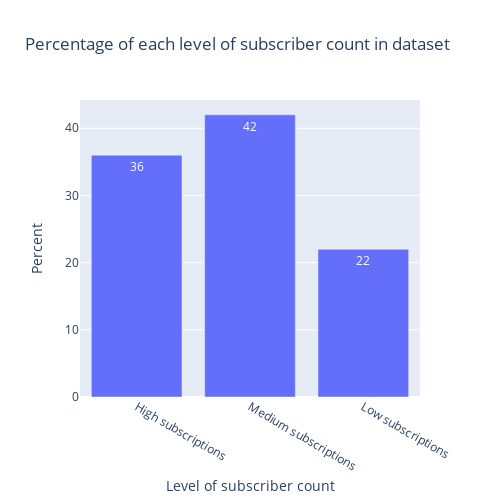

This figure's notebook cell:
### Code cell
get_percentage(['High subscriptions', 'Medium subscriptions', 'Low subscriptions'], [36, 42, 22],
               "Percentage of each level of subscriber count in dataset",
              "Level of subscriber count", "Percent")

### Figure 1 — Plotly figure (JSON) as saved in the notebook; plotly's stock layout.template omitted (floating-point values rounded to 4 significant figures)
{"data": [{"text": ["36", "42", "22"], "textposition": "auto", "type": "bar", "x": ["High subscriptions", "Medium subscriptions", "Low subscriptions"], "y": [36, 42, 22]}], "layout": {"autosize": false, "height": 500, "title": {"text": "Percentage of each level of subscriber count in dataset"}, "width": 500, "xaxis": {"title": {"text": "Level of subscriber count"}}, "yaxis": {"title": {"text": "Percent"}}}}
